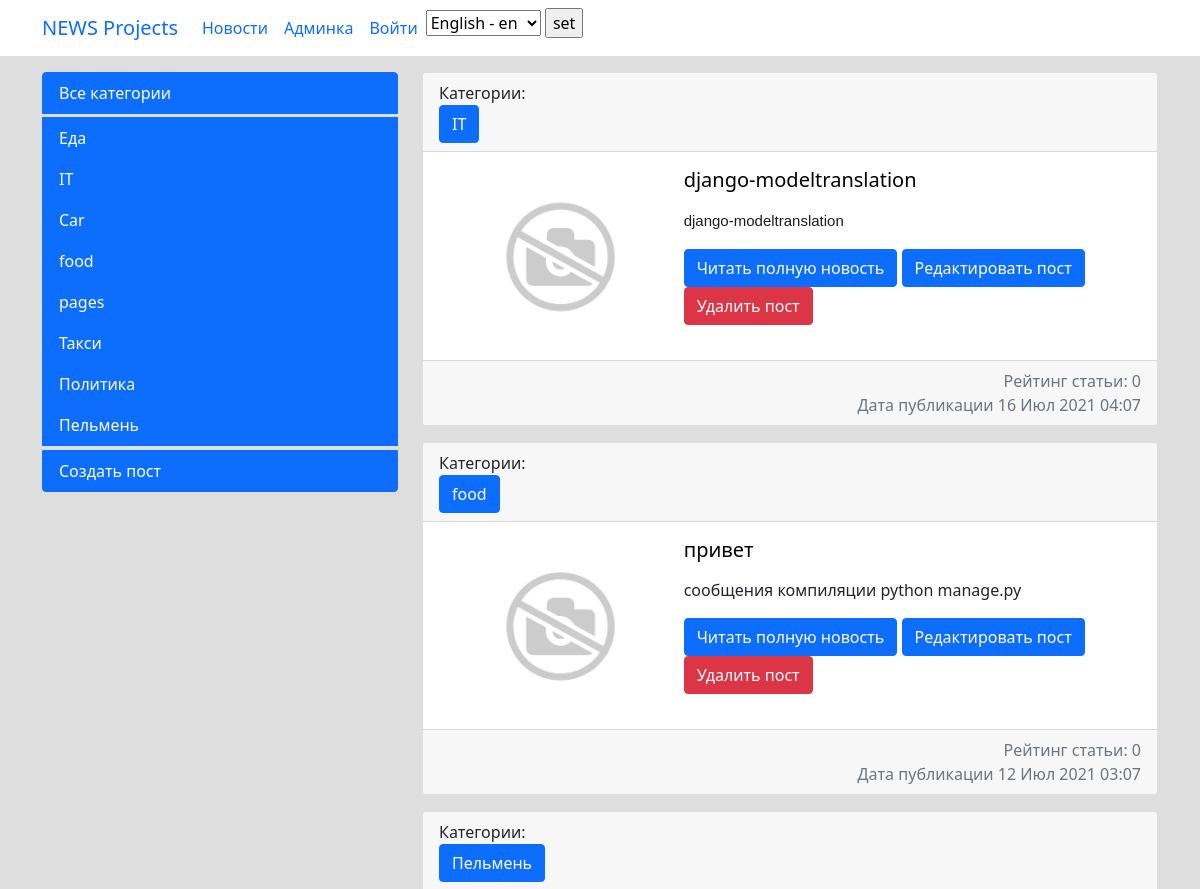
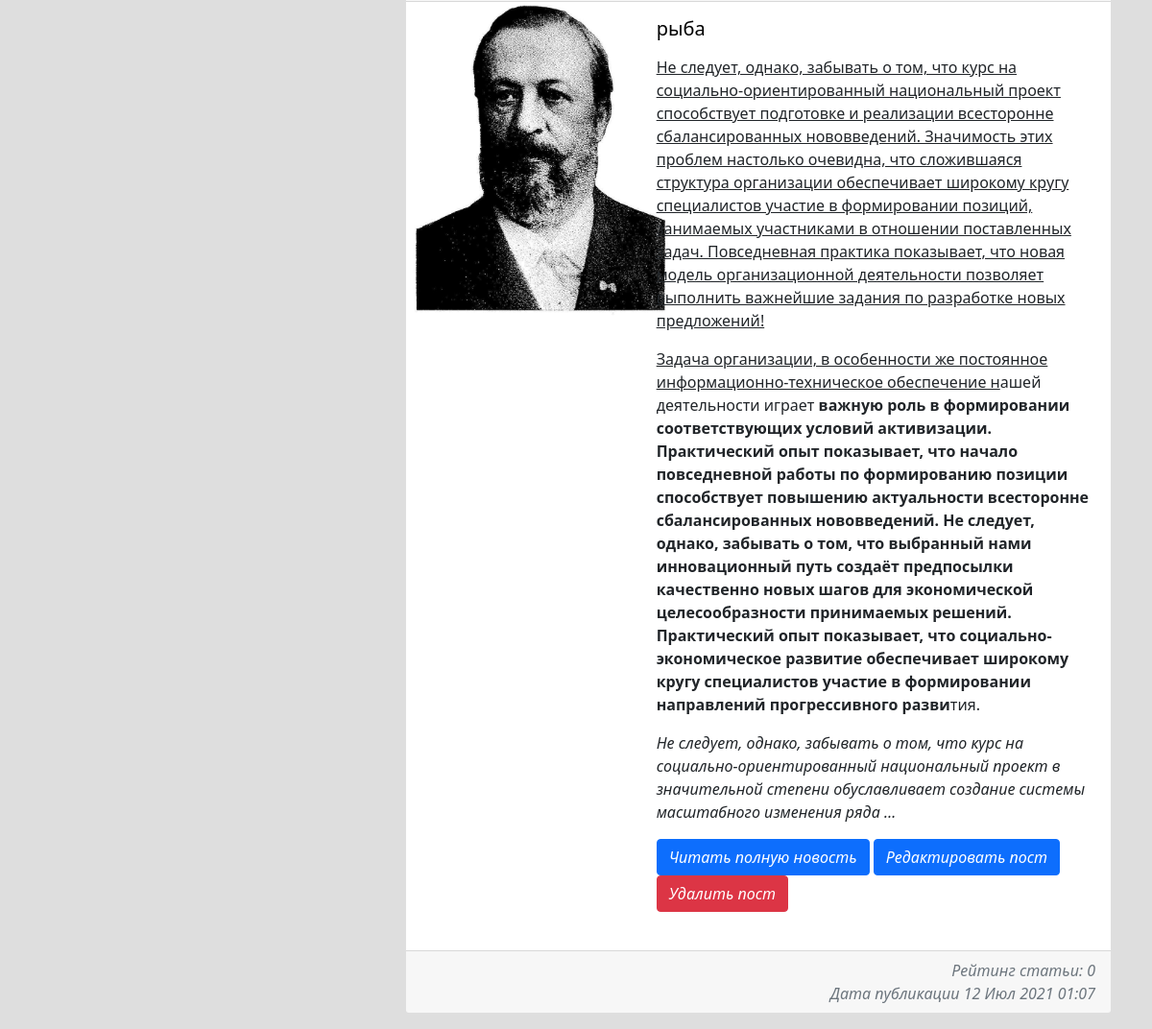
Page /news/ on the committed database (2 pictures, top to bottom).
### news/models.py (models this page shows, shortened)
class Category(models.Model):
    category_name = models.CharField(max_length=64, unique=True)
    subscribers = models.ManyToManyField(User, blank=True, null=True)
    class Meta:
        verbose_name = 'Категория'
        verbose_name_plural = 'Категории'
    def __str__(self):
        return self.category_name

class Post(models.Model):
    PostAuthor = models.ForeignKey(Author, on_delete=models.CASCADE, verbose_name='Автор поста')
    PostNews = 'PN'
    PostArticle = 'PA'
    POSITIONS = [
        (PostArticle, 'Статья'),
        (PostNews, 'Новость'),
    ]
    postCategory = models.ManyToManyField(Category, verbose_name='Категория поста',  through='PostCategory')
    title = models.CharField(max_length=50, verbose_name='Название')
    positions = models.CharField(max_length=2, choices=POSITIONS, default=PostArticle, verbose_name='Тип поста')
    category_id = models.ForeignKey(Category, verbose_name='Категория', null=True, on_delete=models.CASCADE, related_name='category_id')
    data = models.DateTimeField(auto_now_add=True, verbose_name='Дата создания')
    data_update = models.DateTimeField(auto_now=True, verbose_name='Дата редактирования')
    photo = models.ImageField(upload_to='photos/%Y/%m/%d/', verbose_name='Фото', blank=True, default='/photos/def/1.jpg/')
    previewName = models.CharField(max_length=128, verbose_name='Превью поста')
    text = RichTextField(blank=True, null=True, verbose_name='Текст поста')
    rating = models.SmallIntegerField(default=0, verbose_name='Рейтинг')
    public = models.BooleanField(default=True, verbose_name='Опубликовано')
    comments = GenericRelation(Comment)
    class Meta:
        verbose_name = 'Пост'
        verbose_name_plural = 'Посты'

### news/views.py (the view)
# urls.py: path('news/', include('news.urls')),
class news(ListView):
    model = Post
    template_name = 'news.html'
    context_object_name = 'news'
    def get_context_data(self, **kwargs):
        context = super().get_context_data(**kwargs)
        context['cate'] = Category.objects.all()
        return context
    def get_queryset(self):
        return Post.objects.filter(public=True).order_by('-data')

### news/templatetags/custom_filters.py (called while the page is built)
@register.filter(name='censor_filter')
def censor_filter(value):
    for i in bad_words:
        value = value.lower()
        value = value.replace(i, '***')
    return value

### templates/news.html (shortened to what this page needs)
{%extends 'flatpages/base.html'%} {% load custom_filters %}  {% load i18n %}
{%block sidebar%}
{% load cache %}
{% cache 60 sidebar %}
    <div class="col-md-4">
        <div class="list-group">
            <a href="{% url 'start_news' %}" class="list-group-item list-group-item active mb-1">{% trans "Все категории" %}</a>
            {%for el in cate%}
            <a href="{% url 'cate_filter' el.pk %}" class="list-group-item list-group-item-action active">{{el.category_name}}</a>
            {%endfor%}
            <a href="{% url 'news_add' %}" class="list-group-item list-group-item active mt-1">{% trans "Создать пост" %}</a>
        </div>
    </div>
{%endcache%}
{%endblock%}
{%block content%}
<div class="col-md-8">
    {%for el in news%}
    <div class="card mb-3">
        <div class="card-header">
            {% trans "Категории:" %}
            <form action="{% url 'category_detail' el.category_id.pk %}"><input class="btn btn-primary " type="submit"
                                                                                value="{{el.category_id}}"></form>
        </div>
        <div class="row g-0">
            <div class="col-md-4">
                {%if el.photo%}
                <img src="{{el.photo.url}}" alt="" width="275" class="mr-3">
                {%endif%}
            </div>
            <div class="col-md-8">
                <div class="card-body">
                    <h5 class="card-title"><a style="color: #000000;" href="{% url 'news_detail' el.id %}">{{ el.title|censor_filter }}</a></h5>
                    <p class="card-text">{{ el.text|truncatewords:150|safe }}</p> <a
                        href="{% url 'news_detail' el.id %}" class="btn btn-primary">{% trans "Читать полную новость" %}</a>
                    <a href="{% url 'news_update' el.id %}" class="btn btn-primary">{% trans "Редактировать пост" %}</a>
                    <a href="{% url 'news_delete' el.id %}" class="btn btn-danger">{% trans "Удалить пост" %}</a>
                </div>
            </div>
            <br>
            <div
                    class="card-footer text-muted " style="text-align: right;">{% trans "Рейтинг статьи:" %} {{el.rating}}<br>
                {% trans "Дата публикации" %} {{ el.data|date:'d M Y H:m' }}
            </div>
        </div>
    </div>
    {% empty %}
        <h3>{% trans "Постов нет в данной категории" %}</h3>
    {%endfor%}
</div>
{%endblock%}

### rows in the picture
Category: category_name "Еда"
Category: category_name "IT"
Category: category_name "Car"
Category: category_name "food"
Category: category_name "pages"
Category: category_name "Такси"
Category: category_name "Политика"
Category: category_name "Пельмень"
Post: category_id "IT", photo (picture), title|censor_filter "django-modeltranslation", text "django-modeltranslation", rating "0", data "16 Июл 2021 04:07"
Post: category_id "food", photo (picture), title|censor_filter "привет", text "сообщения компиляции python manage.py", rating "0", data "12 Июл 2021 03:07"
Post: category_id "Пельмень", photo (picture), title|censor_filter "рыба", text "Не следует, однако, забывать о том, что курс на социально-ориентированный национальный проект способствует подготовке и реализации всесторонне сбалансированных нововведений. Значимость этих проблем настолько очевидна, что сложившаяся структура организации обеспечивает широкому кругу специалистов участие в формировании позиций, занимаемых участниками в отношении поставленных задач. Повседневная практика показывает, что новая модель организационной деятельности позволяет выполнить важнейшие задания по разработке новых предложений! Задача организации, в особенности же постоянное информационно-техническое обеспечение н ашей деятельности играет важную роль в формировании соответствующих условий…", rating "0", data "12 Июл 2021 01:07"

### other values in the picture
form field language "English - en"
